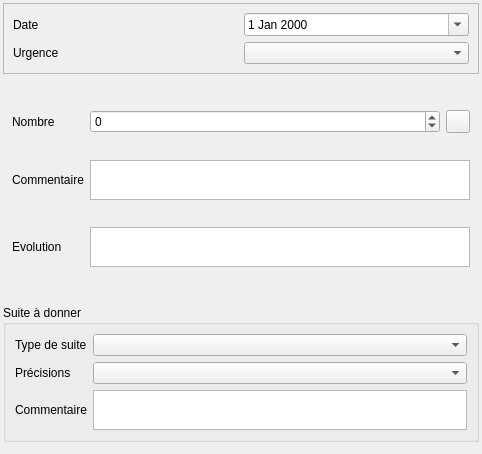
<?xml version="1.0" encoding="UTF-8"?>
<ui version="4.0">
 <class>Form</class>
 <widget class="QWidget" name="Form">
  <property name="geometry">
   <rect>
    <x>0</x>
    <y>0</y>
    <width>370</width>
    <height>454</height>
   </rect>
  </property>
  <property name="windowTitle">
   <string>Form</string>
  </property>
  <layout class="QVBoxLayout" name="verticalLayout">
   <property name="margin">
    <number>3</number>
   </property>
   <item>
    <widget class="QFrame" name="frame">
     <property name="frameShape">
      <enum>QFrame::StyledPanel</enum>
     </property>
     <property name="frameShadow">
      <enum>QFrame::Raised</enum>
     </property>
     <layout class="QGridLayout" name="gridLayout_3">
      <item row="0" column="1">
       <widget class="QDateEdit" name="dateEdit">
        <property name="calendarPopup">
         <bool>true</bool>
        </property>
       </widget>
      </item>
      <item row="0" column="0">
       <widget class="QLabel" name="label">
        <property name="text">
         <string>Date</string>
        </property>
       </widget>
      </item>
      <item row="1" column="0">
       <widget class="QLabel" name="label_5">
        <property name="text">
         <string>Urgence</string>
        </property>
       </widget>
      </item>
      <item row="1" column="1">
       <widget class="QComboBox" name="comboBox_urgence"/>
      </item>
     </layout>
    </widget>
   </item>
   <item>
    <widget class="QStackedWidget" name="stackedWidget">
     <property name="currentIndex">
      <number>0</number>
     </property>
     <widget class="QWidget" name="page">
      <layout class="QGridLayout" name="gridLayout" columnstretch="1,5,1">
       <item row="5" column="0">
        <widget class="QLabel" name="label_6">
         <property name="text">
          <string>Evolution</string>
         </property>
        </widget>
       </item>
       <item row="1" column="0">
        <widget class="QLabel" name="label_2">
         <property name="text">
          <string>Nombre</string>
         </property>
        </widget>
       </item>
       <item row="1" column="1">
        <widget class="QSpinBox" name="spinBox_nombre">
         <property name="minimum">
          <number>-1</number>
         </property>
        </widget>
       </item>
       <item row="3" column="0">
        <widget class="QLabel" name="label_7">
         <property name="text">
          <string>Commentaire</string>
         </property>
        </widget>
       </item>
       <item row="1" column="2">
        <widget class="QToolButton" name="toolButton_calc_nb">
         <property name="text">
          <string/>
         </property>
         <property name="icon">
          <iconset>
           <normaloff>:/plugins/Lamia/icons/numpad.png</normaloff>:/plugins/Lamia/icons/numpad.png</iconset>
         </property>
        </widget>
       </item>
       <item row="3" column="1" colspan="2">
        <widget class="QTextEdit" name="textEdit_comm">
         <property name="sizePolicy">
          <sizepolicy hsizetype="Expanding" vsizetype="Expanding">
           <horstretch>0</horstretch>
           <verstretch>0</verstretch>
          </sizepolicy>
         </property>
         <property name="maximumSize">
          <size>
           <width>16777215</width>
           <height>40</height>
          </size>
         </property>
        </widget>
       </item>
       <item row="5" column="1" colspan="2">
        <widget class="QTextEdit" name="textEdit_evolution">
         <property name="sizePolicy">
          <sizepolicy hsizetype="Expanding" vsizetype="Expanding">
           <horstretch>0</horstretch>
           <verstretch>0</verstretch>
          </sizepolicy>
         </property>
         <property name="maximumSize">
          <size>
           <width>16777215</width>
           <height>40</height>
          </size>
         </property>
        </widget>
       </item>
      </layout>
     </widget>
     <widget class="QWidget" name="page_2">
      <layout class="QGridLayout" name="gridLayout_2">
       <item row="2" column="0">
        <widget class="QLabel" name="label_11">
         <property name="text">
          <string>Commentaire</string>
         </property>
        </widget>
       </item>
       <item row="1" column="0">
        <widget class="QGroupBox" name="groupBox_2">
         <property name="title">
          <string>Desordres observés</string>
         </property>
         <layout class="QGridLayout" name="gridLayout_5">
          <item row="0" column="1">
           <widget class="QCheckBox" name="checkBox_infiltration">
            <property name="text">
             <string>Infiltrations</string>
            </property>
           </widget>
          </item>
          <item row="1" column="0">
           <widget class="QCheckBox" name="checkBox_gcdegrade">
            <property name="text">
             <string>GC degradé</string>
            </property>
           </widget>
          </item>
          <item row="1" column="1">
           <widget class="QCheckBox" name="checkBox_racines">
            <property name="text">
             <string>Intrusion racines</string>
            </property>
           </widget>
          </item>
          <item row="0" column="0">
           <widget class="QCheckBox" name="checkBox_ecpp">
            <property name="text">
             <string>ECPP depuis branchement</string>
            </property>
           </widget>
          </item>
          <item row="0" column="2">
           <widget class="QCheckBox" name="checkBox_charge">
            <property name="text">
             <string>Mise en charge</string>
            </property>
           </widget>
          </item>
          <item row="1" column="2">
           <widget class="QCheckBox" name="checkBox_tamponendommage">
            <property name="text">
             <string>Tampon endommagé</string>
            </property>
           </widget>
          </item>
         </layout>
        </widget>
       </item>
       <item row="0" column="0">
        <widget class="QFrame" name="frame_2">
         <property name="frameShape">
          <enum>QFrame::StyledPanel</enum>
         </property>
         <property name="frameShadow">
          <enum>QFrame::Raised</enum>
         </property>
         <layout class="QHBoxLayout" name="horizontalLayout" stretch="1,2">
          <item>
           <widget class="QLabel" name="label_10">
            <property name="text">
             <string>Dépôts</string>
            </property>
           </widget>
          </item>
          <item>
           <widget class="QComboBox" name="comboBox_depot"/>
          </item>
         </layout>
        </widget>
       </item>
       <item row="3" column="0">
        <widget class="QTextEdit" name="textEdit_comm_2">
         <property name="sizePolicy">
          <sizepolicy hsizetype="Expanding" vsizetype="Expanding">
           <horstretch>0</horstretch>
           <verstretch>0</verstretch>
          </sizepolicy>
         </property>
         <property name="maximumSize">
          <size>
           <width>16777215</width>
           <height>40</height>
          </size>
         </property>
        </widget>
       </item>
      </layout>
     </widget>
     <widget class="QWidget" name="page_3">
      <layout class="QVBoxLayout" name="verticalLayout_2">
       <item>
        <widget class="QLabel" name="label_9">
         <property name="text">
          <string>Equip</string>
         </property>
        </widget>
       </item>
      </layout>
     </widget>
    </widget>
   </item>
   <item>
    <widget class="QGroupBox" name="groupBox">
     <property name="title">
      <string>Suite à donner</string>
     </property>
     <layout class="QGridLayout" name="gridLayout_4">
      <item row="2" column="0">
       <widget class="QLabel" name="label_8">
        <property name="text">
         <string>Commentaire</string>
        </property>
       </widget>
      </item>
      <item row="0" column="0">
       <widget class="QLabel" name="label_4">
        <property name="text">
         <string>Type de suite</string>
        </property>
       </widget>
      </item>
      <item row="0" column="1">
       <widget class="QComboBox" name="comboBox_typesuite"/>
      </item>
      <item row="2" column="1">
       <widget class="QTextEdit" name="textEdit_suite">
        <property name="sizePolicy">
         <sizepolicy hsizetype="Expanding" vsizetype="Expanding">
          <horstretch>0</horstretch>
          <verstretch>0</verstretch>
         </sizepolicy>
        </property>
        <property name="maximumSize">
         <size>
          <width>16777215</width>
          <height>40</height>
         </size>
        </property>
       </widget>
      </item>
      <item row="1" column="0">
       <widget class="QLabel" name="label_3">
        <property name="text">
         <string>Précisions</string>
        </property>
       </widget>
      </item>
      <item row="1" column="1">
       <widget class="QComboBox" name="comboBox_precisionsuite"/>
      </item>
     </layout>
    </widget>
   </item>
   <item>
    <spacer name="verticalSpacer">
     <property name="orientation">
      <enum>Qt::Vertical</enum>
     </property>
     <property name="sizeHint" stdset="0">
      <size>
       <width>20</width>
       <height>40</height>
      </size>
     </property>
    </spacer>
   </item>
  </layout>
 </widget>
 <resources/>
 <connections/>
</ui>
